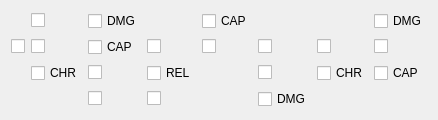
         <widget class="QWidget" name="contactBeamTab">
          <attribute name="title">
           <string>CONTACT BEAM</string>
          </attribute>
          <layout class="QGridLayout" name="gridLayout_9">
           <item row="0" column="4">
            <widget class="QCheckBox" name="cap2ContactBeamCheckBox">
             <property name="text">
              <string>CAP</string>
             </property>
            </widget>
           </item>
           <item row="1" column="0">
            <widget class="QCheckBox" name="blank1ContactBeamCheckBox">
             <property name="text">
              <string/>
             </property>
            </widget>
           </item>
           <item row="1" column="5">
            <widget class="QCheckBox" name="blank9ContactBeamCheckBox">
             <property name="text">
              <string/>
             </property>
            </widget>
           </item>
           <item row="0" column="2">
            <widget class="QCheckBox" name="dmg1ContactBeamCheckBox">
             <property name="text">
              <string>DMG</string>
             </property>
            </widget>
           </item>
           <item row="2" column="1">
            <widget class="QCheckBox" name="chr1ContactBeamCheckBox">
             <property name="text">
              <string>CHR</string>
             </property>
            </widget>
           </item>
           <item row="1" column="7">
            <widget class="QCheckBox" name="blank12ContactBeamCheckBox">
             <property name="text">
              <string/>
             </property>
            </widget>
           </item>
           <item row="2" column="2">
            <widget class="QCheckBox" name="blank4ContactBeamCheckBox">
             <property name="text">
              <string/>
             </property>
            </widget>
           </item>
           <item row="1" column="4">
            <widget class="QCheckBox" name="blank8ContactBeamCheckBox">
             <property name="text">
              <string/>
             </property>
            </widget>
           </item>
           <item row="1" column="6">
            <widget class="QCheckBox" name="blank11ContactBeamCheckBox">
             <property name="text">
              <string/>
             </property>
            </widget>
           </item>
           <item row="1" column="1">
            <widget class="QCheckBox" name="blank3ContactBeamCheckBox">
             <property name="text">
              <string/>
             </property>
            </widget>
           </item>
           <item row="1" column="2">
            <widget class="QCheckBox" name="cap1ContactBeamCheckBox">
             <property name="text">
              <string>CAP</string>
             </property>
            </widget>
           </item>
           <item row="1" column="3">
            <widget class="QCheckBox" name="blank6ContactBeamCheckBox">
             <property name="text">
              <string/>
             </property>
            </widget>
           </item>
           <item row="0" column="1">
            <widget class="QCheckBox" name="blank2ContactBeamCheckBox">
             <property name="text">
              <string/>
             </property>
            </widget>
           </item>
           <item row="0" column="7">
            <widget class="QCheckBox" name="dmg3ContactBeamCheckBox">
             <property name="text">
              <string>DMG</string>
             </property>
            </widget>
           </item>
           <item row="3" column="2">
            <widget class="QCheckBox" name="blank5ContactBeamCheckBox">
             <property name="text">
              <string/>
             </property>
            </widget>
           </item>
           <item row="2" column="3">
            <widget class="QCheckBox" name="rel1ContactBeamCheckBox">
             <property name="text">
              <string>REL</string>
             </property>
            </widget>
           </item>
           <item row="3" column="3">
            <widget class="QCheckBox" name="blank7ContactBeamCheckBox">
             <property name="text">
              <string/>
             </property>
            </widget>
           </item>
           <item row="2" column="5">
            <widget class="QCheckBox" name="blank10ContactBeamCheckBox">
             <property name="text">
              <string/>
             </property>
            </widget>
           </item>
           <item row="3" column="5">
            <widget class="QCheckBox" name="dmg2ContactBeamCheckBox">
             <property name="text">
              <string>DMG</string>
             </property>
            </widget>
           </item>
           <item row="2" column="6">
            <widget class="QCheckBox" name="chr2ContactBeamCheckBox">
             <property name="text">
              <string>CHR</string>
             </property>
            </widget>
           </item>
           <item row="2" column="7">
            <widget class="QCheckBox" name="cap3ContactBeamCheckBox">
             <property name="text">
              <string>CAP</string>
             </property>
            </widget>
           </item>
          </layout>
         </widget>
